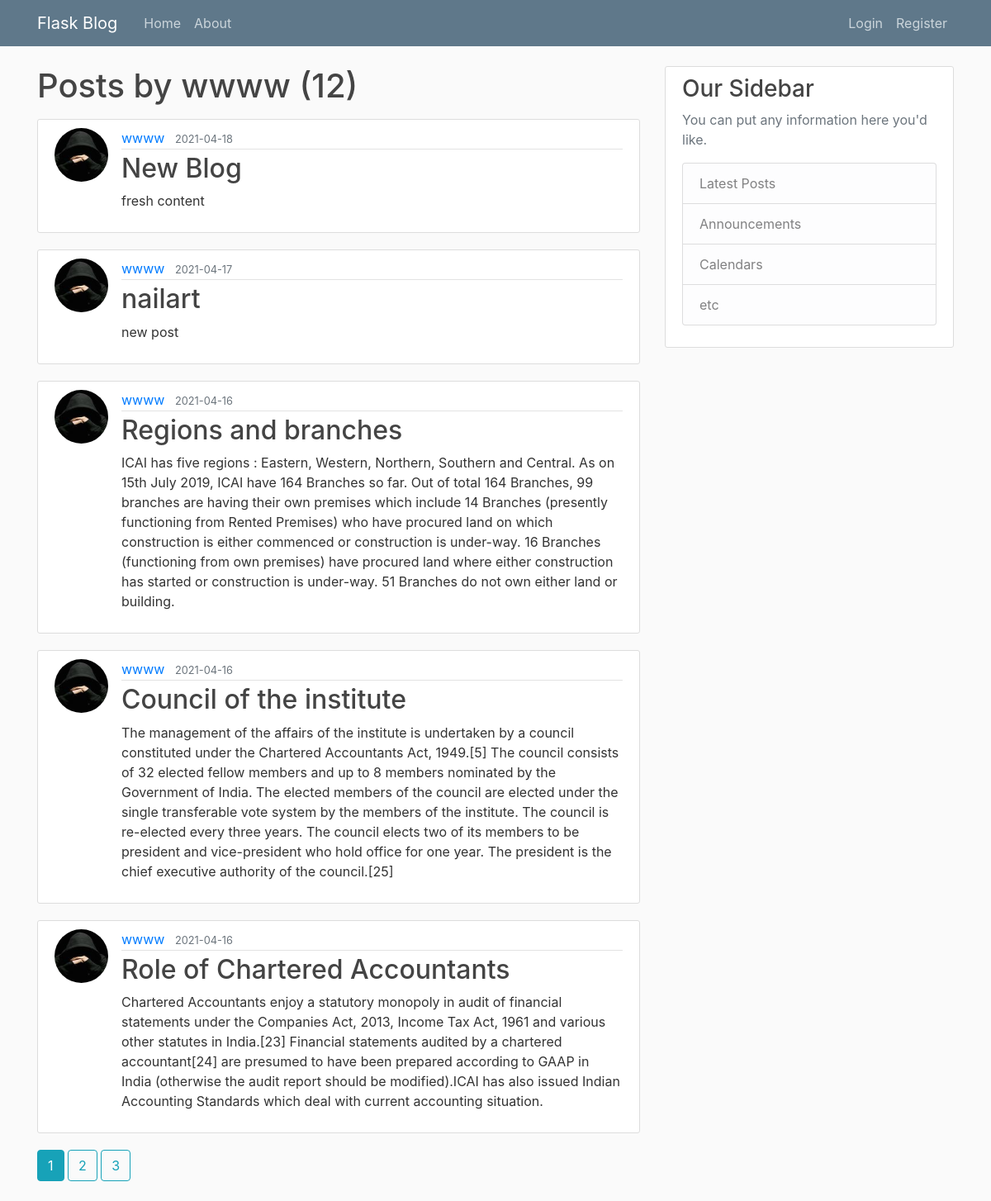
The app's page /user/wwww with its own data.
### flaskblog/models.py (models this page shows, shortened)
class User(db.Model, UserMixin):
    id = db.Column(db.Integer, primary_key=True)
    username = db.Column(db.String(20), unique=True, nullable=False)
    email = db.Column(db.String(120), unique=True, nullable=False)
    image_file = db.Column(db.String(20), nullable=False, default='default.jpg')
    password = db.Column(db.String(60), nullable=False)
    posts = db.relationship('Post', backref='author', lazy=True)

class Post(db.Model):
    id = db.Column(db.Integer, primary_key=True)
    title = db.Column(db.String(100), nullable=False)
    date_posted = db.Column(db.DateTime, nullable=False, default=datetime.utcnow)
    content = db.Column(db.Text, nullable=False)
    user_id = db.Column(db.Integer, db.ForeignKey('user.id'), nullable=False)

### flaskblog/users/routes.py (the view)
@users.route("/user/<string:username>")
def user_posts(username):
    page = request.args.get('page', 1, type=int)
    user = User.query.filter_by(username=username).first_or_404()
    posts = Post.query.filter_by(author=user)\
        .order_by(Post.date_posted.desc())\
        .paginate(page=page, per_page=5)
    return render_template('user_posts.html', posts=posts, user=user)

### flaskblog/templates/user_posts.html
{% extends "layout.html" %}
{% block content %}
    <h1 class="mb-3">Posts by {{ user.username }} ({{ posts.total }})</h1>
    {% for post in posts.items %}
        <article class="media content-section">
          <img class="rounded-circle article-img" src="{{ url_for('static', filename='profile_pics/' + post.author.image_file) }}">
          <div class="media-body">
            <div class="article-metadata">
              <a class="mr-2" href="{{ url_for('users.user_posts', username=post.author.username) }}">{{ post.author.username }}</a>
              <small class="text-muted">{{ post.date_posted.strftime('%Y-%m-%d') }}</small>
            </div>
            <h2><a class="article-title" href="{{ url_for('posts.post', post_id=post.id) }}">{{ post.title }}</a></h2>
            <p class="article-content">{{ post.content }}</p>
          </div>
        </article>
    {% endfor %}
    {% for page_num in posts.iter_pages(left_edge=1, right_edge=1, left_current=1, right_current=2) %}
      {% if page_num %}
        {% if posts.page == page_num %}
          <a class="btn btn-info mb-4" href="{{ url_for('users.user_posts', username=user.username, page=page_num) }}">{{ page_num }}</a>
        {% else %}
          <a class="btn btn-outline-info mb-4" href="{{ url_for('users.user_posts', username=user.username, page=page_num) }}">{{ page_num }}</a>
        {% endif %}
      {% else %}
        ...
      {% endif %}
    {% endfor %}
{% endblock content %}

### flaskblog/static/main.css (style rules this page uses)
body { background: #fafafa; color: #333333; margin-top: 5rem; }
h1, h2, h3, h4, h5, h6 { color: #444444; }
.content-section { background: #ffffff; padding: 10px 20px; border: 1px solid #dddddd; border-radius: 3px; margin-bottom: 20px; }
.article-title { color: #444444; }
.article-content { white-space: pre-line; }
.article-img { height: 65px; width: 65px; margin-right: 16px; }
.article-metadata { padding-bottom: 1px; margin-bottom: 4px; border-bottom: 1px solid #e3e3e3 }

### records on screen
User: username "wwww"
Post: image_file (picture), author.username "wwww", date_posted "2021-04-18", title "New Blog", content "fresh content"
Post: image_file (picture), author.username "wwww", date_posted "2021-04-17", title "nailart", content "new post"
Post: image_file (picture), author.username "wwww", date_posted "2021-04-16", title "Regions and branches", content "ICAI has five regions : Eastern, Western, Northern, Southern and Central. As on 15th July 2019, ICAI have 164 Branches so far. Out of total 164 Branches, 99 branches are having their own premises which include 14 Branches (presently functioning from Rented Premises) who have procured land on which construction is either commenced or construction is under-way. 16 Branches (functioning from own premises) have procured land where either construction has started or construction is under-way. 51 Branches do not own either land or building."
Post: image_file (picture), author.username "wwww", date_posted "2021-04-16", title "Council of the institute", content "The management of the affairs of the institute is undertaken by a council constituted under the Chartered Accountants Act, 1949.[5] The council consists of 32 elected fellow members and up to 8 members nominated by the Government of India. The elected members of the council are elected under the single transferable vote system by the members of the institute. The council is re-elected every three years. The council elects two of its members to be president and vice-president who hold office for one year. The president is the chief executive authority of the council.[25]"
Post: image_file (picture), author.username "wwww", date_posted "2021-04-16", title "Role of Chartered Accountants", content "Chartered Accountants enjoy a statutory monopoly in audit of financial statements under the Companies Act, 2013, Income Tax Act, 1961 and various other statutes in India.[23] Financial statements audited by a chartered accountant[24] are presumed to have been prepared according to GAAP in India (otherwise the audit report should be modified).ICAI has also issued Indian Accounting Standards which deal with current accounting situation."

### other values on screen
{{ posts.total }} "12"
{{ page_num }} "1"
{{ page_num }} "2" "3"
